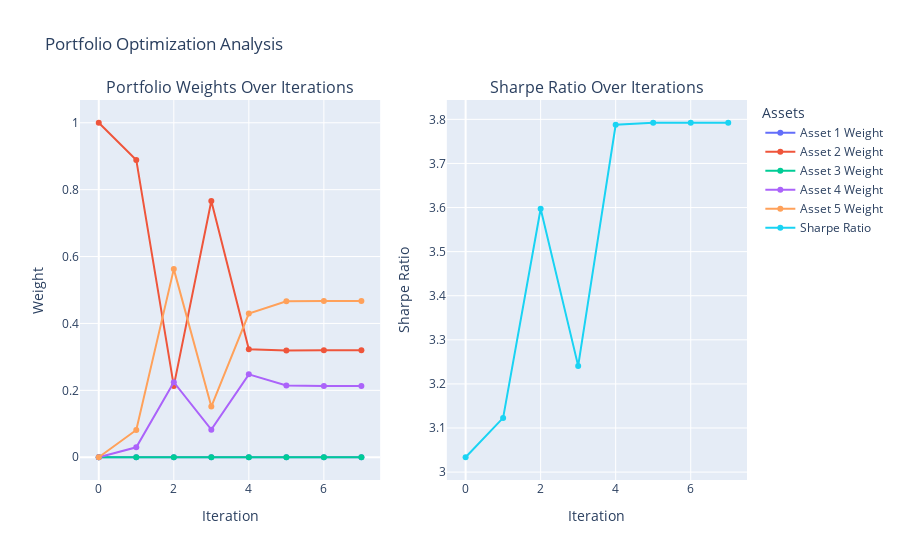

Source (notebook cell):
### Code cell
fig = make_subplots(rows=1, cols=2, subplot_titles=("Portfolio Weights Over Iterations", "Sharpe Ratio Over Iterations"))

for i in range(len(selected_returns)):
    fig.add_trace(go.Scatter(x=list(range(len(weights_history))), 
                             y=[h[i] for h in weights_history], 
                             mode='lines+markers', 
                             name=f'Asset {i+1} Weight'), 
                  row=1, col=1)

fig.add_trace(go.Scatter(x=list(range(len(sharpe_history))), 
                         y=sharpe_history, 
                         mode='lines+markers', 
                         name='Sharpe Ratio'), 
              row=1, col=2)

fig.update_layout(title_text='Portfolio Optimization Analysis',
                  xaxis_title='Iteration',
                  yaxis_title='Weight',
                  legend_title='Assets')

# Update xaxis and yaxis properties for Sharpe Ratio subplot
fig.update_xaxes(title_text="Iteration", row=1, col=2)
fig.update_yaxes(title_text="Sharpe Ratio", row=1, col=2)

fig.show()

### Figure 1 — Plotly figure (JSON) as saved in the notebook; plotly's stock layout.template omitted (floating-point values rounded to 4 significant figures)
{"data": [{"mode": "lines+markers", "name": "Asset 1 Weight", "type": "scatter", "x": [0, 1, 2, 3, 4, 5, 6, 7], "xaxis": "x", "y": [2.717e-14, 0, 2.135e-15, 0, 0, 0, 1.448e-15, 1.448e-15], "yaxis": "y"}, {"mode": "lines+markers", "name": "Asset 2 Weight", "type": "scatter", "x": [0, 1, 2, 3, 4, 5, 6, 7], "xaxis": "x", "y": [1.0, 0.8888, 0.2134, 0.766, 0.3226, 0.3192, 0.3197, 0.3197], "yaxis": "y"}, {"mode": "lines+markers", "name": "Asset 3 Weight", "type": "scatter", "x": [0, 1, 2, 3, 4, 5, 6, 7], "xaxis": "x", "y": [3.425e-14, 0, 5.72e-16, 2.989e-16, 0, 0, 1.971e-15, 1.971e-15], "yaxis": "y"}, {"mode": "lines+markers", "name": "Asset 4 Weight", "type": "scatter", "x": [0, 1, 2, 3, 4, 5, 6, 7], "xaxis": "x", "y": [0, 0.02972, 0.2242, 0.08252, 0.2478, 0.2142, 0.213, 0.213], "yaxis": "y"}, {"mode": "lines+markers", "name": "Asset 5 Weight", "type": "scatter", "x": [0, 1, 2, 3, 4, 5, 6, 7], "xaxis": "x", "y": [0, 0.08152, 0.5624, 0.1515, 0.4296, 0.4666, 0.4673, 0.4673], "yaxis": "y"}, {"mode": "lines+markers", "name": "Sharpe Ratio", "type": "scatter", "x": [0, 1, 2, 3, 4, 5, 6, 7], "xaxis": "x2", "y": [3.034, 3.123, 3.597, 3.241, 3.788, 3.792, 3.792, 3.792], "yaxis": "y2"}], "layout": {"annotations": [{"font": {"size": 16}, "showarrow": false, "text": "Portfolio Weights Over Iterations", "x": 0.225, "xanchor": "center", "xref": "paper", "y": 1, "yanchor": "bottom", "yref": "paper"}, {"font": {"size": 16}, "showarrow": false, "text": "Sharpe Ratio Over Iterations", "x": 0.775, "xanchor": "center", "xref": "paper", "y": 1, "yanchor": "bottom", "yref": "paper"}], "legend": {"title": {"text": "Assets"}}, "title": {"text": "Portfolio Optimization Analysis"}, "xaxis": {"anchor": "y", "domain": [0, 0.45], "title": {"text": "Iteration"}}, "xaxis2": {"anchor": "y2", "domain": [0.55, 1], "title": {"text": "Iteration"}}, "yaxis": {"anchor": "x", "domain": [0, 1], "title": {"text": "Weight"}}, "yaxis2": {"anchor": "x2", "domain": [0, 1], "title": {"text": "Sharpe Ratio"}}}}
